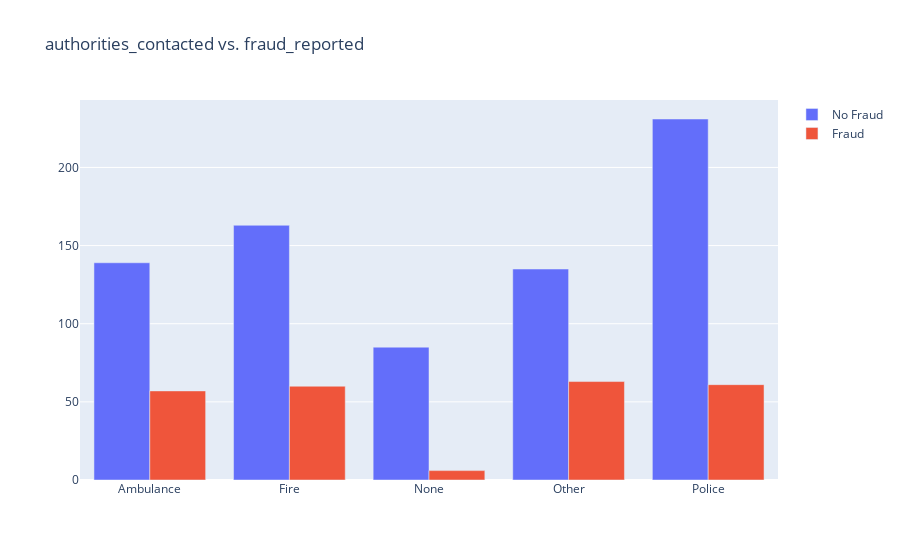

Here is the notebook cell this chart was saved with:
### Markdown cell above
Fraudulent claims are highest in major damage. One reason could be the high amount of repair cost which will be incurred by insurer due to major damage.

### Code cell
#authorities_contacted vs fraud_reported
vis_data(data,"authorities_contacted")

### Figure 1 — Plotly figure (JSON) as saved in the notebook; plotly's stock layout.template omitted (floating-point values rounded to 4 significant figures)
{"data": [{"name": "No Fraud", "type": "bar", "x": ["Ambulance", "Fire", "None", "Other", "Police"], "y": [139, 163, 85, 135, 231]}, {"name": "Fraud", "type": "bar", "x": ["Ambulance", "Fire", "None", "Other", "Police"], "y": [57, 60, 6, 63, 61]}], "layout": {"barmode": "group", "title": {"text": "authorities_contacted vs. fraud_reported"}}}
